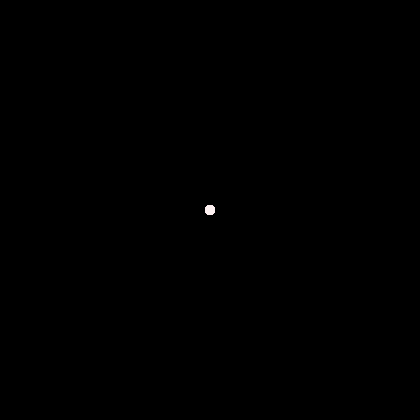
Frame 1 (no input)
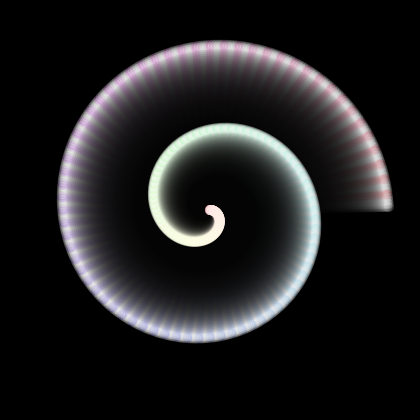
Frame 60 (the mouse pressed at the canvas centre just before this capture)
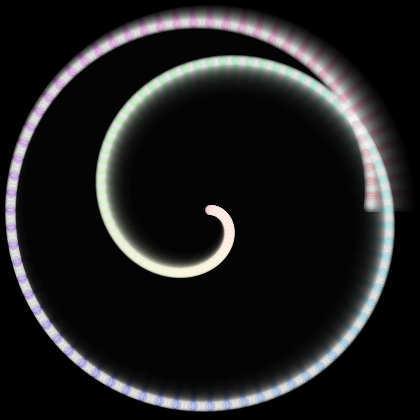
Frame 120 (the mouse held since frame 60 and released just before this capture)

The Processing sketch that drew these frames (run headless with seeded random() and noise(); from frame 60 on, the mouse is pressed at the canvas centre):

// Processing sketch: processing_100575
// ── processing_100575.pde

float r;
float a = 200;
float n = 0;
float d = 2;

float x;
float y;

void setup() {
  size(420, 420);
  colorMode(HSB, 360, 100, 100);
  background(0);
  smooth();
}

void draw() {
  fill(0, 30);
  rect(0, 0, width, height);

  for (int t = 0; t < 360*2;t++) {
    r = a * sin(radians(t * n / d));

    x = r * cos(radians(t)) + width/2;
    y = r * sin(radians(t)) + height/2;

    if (t % 5 == 0) {
      fill(t/2.0, 50, 100, 50);
    } else {    
      fill(360, 50);
    }
    noStroke();
    ellipse(x, y, 10, 10);
  }

  n += 0.003;
  d += 0.0001;
}
